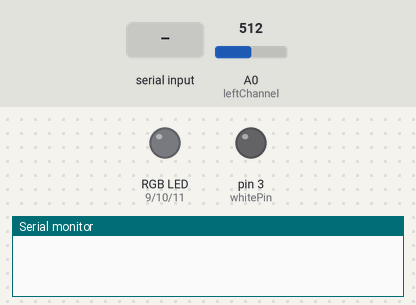
Bench run of a sketch on a simulated Arduino Uno, built with avr-gcc and run on an emulated ATmega328P. Shown: an RGB LED mixed from three pins (HIGH = lit), output pins drawn as LEDs (lit = HIGH), the last lines printed to the serial monitor. The inputs (shaded band) are chosen by the test bench; at power-on: A0 (leftChannel) = 512. Dim RGB values are drawn brighter than linear.

Above: at 1.2 s.
1.3 s: A0 (leftChannel) set to 317
2.8 s: A0 (leftChannel) set to 300
At 2.96 s:
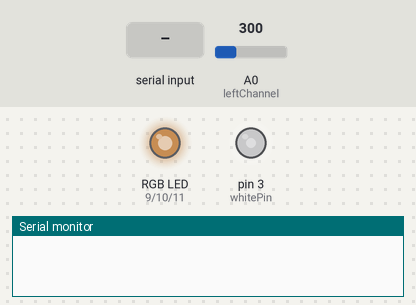
5.8 s: "b,1\n" received over Serial
At 7.0 s:
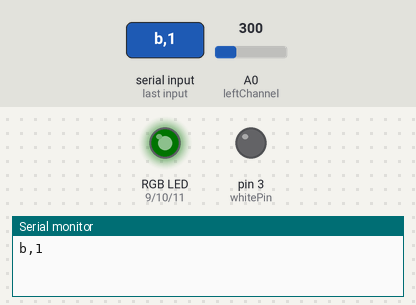
7.3 s: "s,150\n" received over Serial
At 8.4 s:
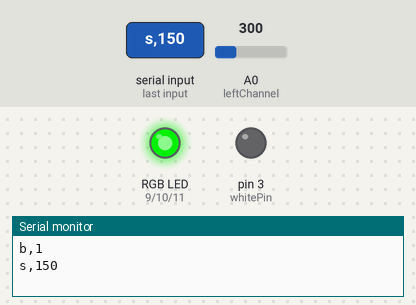
8.8 s: "90,45,200\n" received over Serial
At 9.7 s:
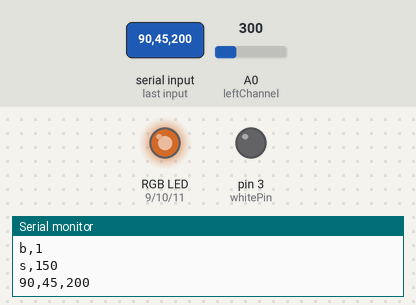
10.3 s: "90,45\n" received over Serial
At 10.7 s:
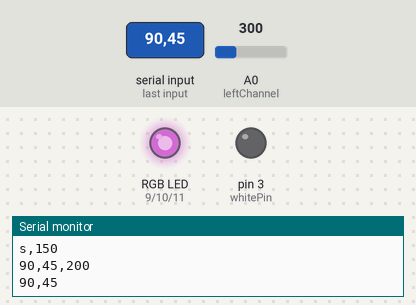
Timing chart, 0 to 12.8 s (numbered marks = the images above; inputs shaded):
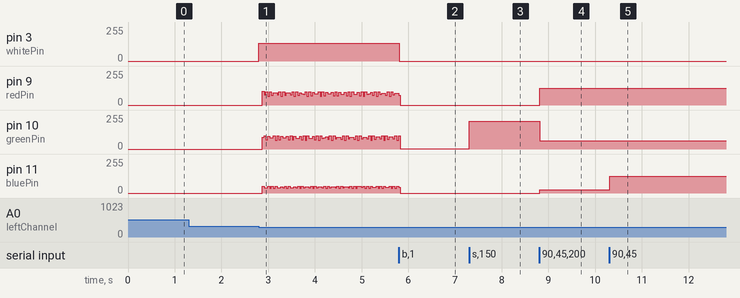

Measured:
- the behaviour switches between 301 and 300 on A0 (leftChannel) (found by bisection; images 0 and 1)
- after the input at 1.3 s, every drawn part: stays the same
- after the input at 2.8 s, pin 3 (whitePin): 0/255 → 132/255 at once
- after the input at 5.8 s, pin 3 (whitePin): 132/255 → 0/255 at once
- after the input at 7.3 s, pin 10 (greenPin): 1/255 → 210/255 at once
- after the input at 8.8 s, pin 9 (redPin): 0/255 → 126/255 at once; pin 10 (greenPin): 210/255 → 63/255 at once; pin 11 (bluePin): 0/255 → 24/255 at once
- after the input at 10.3 s, pin 11 (bluePin): 24/255 → 126/255 at once

The sketch:

ledstrip_mod_withaudio_3.ino
```cpp
const int redPin = 9;
const int greenPin = 10;
const int bluePin = 11;
const int whitePin = 3;


const int leftChannel = 0;
int left,left1;
int color=1,i=0;
String md="s";

int whval=0;
int commval=0;
int colorx=1;

String inputString = "";         // a string to hold incoming data
boolean stringComplete = false;  // whether the string is complete


const int max_red = 255;
const int max_green = 90;
const int max_blue = 100;


void setup() {

    pinMode(redPin, OUTPUT);
  pinMode(greenPin, OUTPUT);
  pinMode(bluePin, OUTPUT);
  pinMode(whitePin, OUTPUT);

  // initialize serial:
  Serial.begin(9600);
  // reserve 200 bytes for the inputString:
  inputString.reserve(200);
}

void loop() {
  // print the string when a newline arrives:
  if (stringComplete) {
    md="b";
    analogWrite(whitePin, 0);

    if(md=="b"){

    Serial.println(inputString);

    int commaIndex1 = inputString.indexOf(',');
    int commaIndex2 = inputString.indexOf(',', commaIndex1+1);
    int commaIndex3 = inputString.indexOf(',', commaIndex2+1);

    String firstValue = inputString.substring(0, commaIndex1);
    String secondValue = inputString.substring(commaIndex1+1, commaIndex2);
    String thirdValue = inputString.substring(commaIndex2+1, commaIndex3);

    int r = (firstValue.toInt())*1.4;
    int g = (secondValue.toInt())*1.4;
    int b = (thirdValue.toInt())*1.4;

    analogWrite(redPin, r);
    analogWrite(greenPin, g);
    analogWrite(bluePin, b);


    //Serial.println(r);
    // clear the string:
    inputString = "";
    stringComplete = false;
    }


  }else{

    if(md=="s"){


        left = analogRead(leftChannel);
        //Serial.println(left);
        left=left*3;


        if(left>0 && left<=70){

          if(left<10){
            commval=0;
          }else{
            commval=left*2;
          }

        }

        else if(left>70 && left<=140){

          commval=left;

          if(left>100){
          whval=left;
          }

        }

        else if(left>140 && left<=900){
            commval=left;
            whval=left;

            if(left>200){
            colorx=(colorx+1)%3;
            }

        }
        else{
        }


        if(whval<0){
        whval=0;
        }

        analogWrite(whitePin, whval);
        //analogWrite(greenPin, whval);

        if(whval<70){
        whval-=1;
        }else{
        whval-=2;
        }


        //FOR RGB LIGHT

        if(commval<0){
        commval=0;
        }

        if(colorx==1){
        analogWrite(redPin, 0);
        analogWrite(greenPin, commval);
        analogWrite(bluePin, 0);
        }else if(colorx==2){
        analogWrite(redPin, 0);
        analogWrite(greenPin, 0);
        analogWrite(bluePin, commval);
        }else{
        analogWrite(redPin, commval);
        analogWrite(greenPin, 0);
        analogWrite(bluePin, 0);
        }

        if(commval<70){
        commval-=1;
        }else{
        commval-=2;
        }


        delay(5);


    }

  }
}

/*
  SerialEvent occurs whenever a new data comes in the
 hardware serial RX.  This routine is run between each
 time loop() runs, so using delay inside loop can delay
 response.  Multiple bytes of data may be available.
 */
void serialEvent() {
  while (Serial.available()) {

    // get the new byte:
    char inChar = (char)Serial.read();
    // add it to the inputString:
    inputString += inChar;
    // if the incoming character is a newline, set a flag
    // so the main loop can do something about it:
    if (inChar == '\n') {
      stringComplete = true;
    }


  }
}
```
